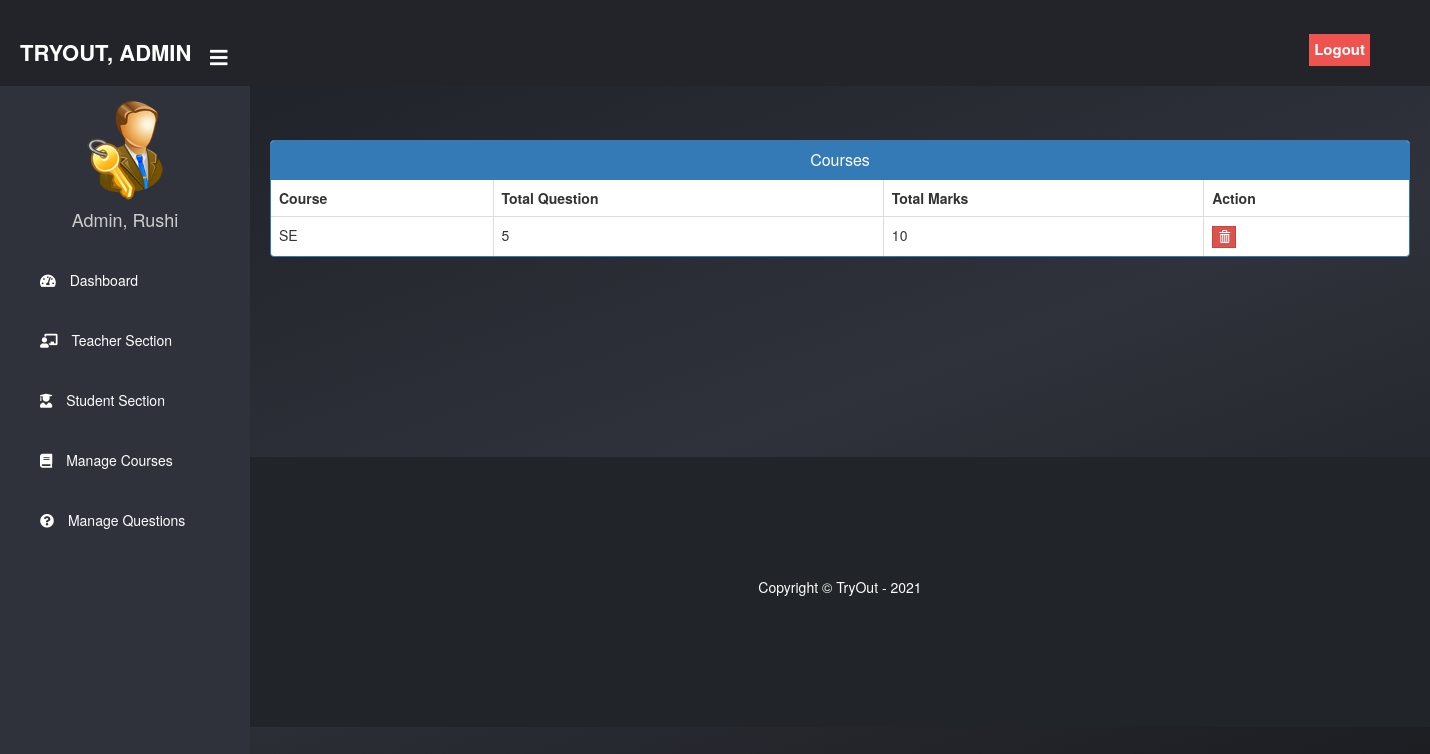
Page /admin-view-course (signed in) on the committed database.
### exam/models.py (models this page shows, shortened)
class Course(models.Model):
   course_name = models.CharField(max_length=50)
   question_number = models.PositiveIntegerField()
   total_marks = models.PositiveIntegerField()

### exam/views.py (the view)
# urls.py: path('admin-view-course', views.admin_view_course_view,name='admin-view-course'),
@login_required(login_url='adminlogin')
def admin_view_course_view(request):
    courses = models.Course.objects.all()
    return render(request,'exam/admin_view_course.html',{'courses':courses})

### templates/exam/admin_view_course.html (shortened to what this page needs)
{% extends 'exam/adminbase.html' %}
{% block content %}
{%load static%}
<head>
  <link href="//netdna.bootstrapcdn.com/bootstrap/3.0.0/css/bootstrap.min.css" rel="stylesheet" id="bootstrap-css">
</head>
<br><br>
<div class="container">
  <div class="panel panel-primary">
    <div class="panel-heading">
      <h6 class="panel-title">Courses</h6>
    </div>
    <table class="table table-hover table-bordered" id="dev-table">
      <thead>
        <tr>
          <th>Course</th>
          <th>Total Question</th>
          <th>Total Marks</th>
          <th>Action</th>
        </tr>
      </thead>
      {% for t in courses %}
      <tr>
        <td> {{t.course_name}}</td>
        <td>{{t.question_number}}</td>
        <td>{{t.total_marks}}</td>
        <td><a class="btn btn-danger btn-xs" style="border-radius: 0%;" href="{% url 'delete-course' t.id  %}"><span class="glyphicon glyphicon-trash"></span></a></td>
      </tr>
      {% endfor %}
    </table>
  </div>
</div>
<br><br><br><br><br><br>
{% endblock content %}

### templates/exam/adminbase.html (shortened to what this page needs)
<!DOCTYPE html>
{% load static %}
<html lang="en" dir="ltr">
	<head>
		<link
			rel="stylesheet"
			href="https://cdnjs.cloudflare.com/ajax/libs/font-awesome/5.12.1/css/all.min.css"
		/>
	</head>
	<body>
		<header>
			<label for="check">
				<i style="left: 210px; margin-top: 17px" class="fas fa-bars" id="sidebar_btn"></i>
			</label>
			<div class="left_area">
				<h3>TryOut, Admin</h3>
			</div>
			<div class="right_area">
				<a href="/logout" class="logout_btn" style="border-radius: 0px">Logout</a>
			</div>
		</header>
		<div class="sidebar">
			<center>
				<img src="{% static "image/admin.png" %}" class="profile_image" alt="">
				<h4>Admin, {{request.user.first_name}}</h4>
			</center>
			<a href="/admin-dashboard">
				<i class="fas fa-tachometer-alt"></i>
				<span>Dashboard</span>
			</a>
			<a href="/admin-teacher">
				<i class="fas fa-chalkboard-teacher"></i>
				<span>Teacher Section</span>
			</a>
			<a href="/admin-student">
				<i class="fas fa-user-graduate"></i>
				<span>Student Section</span>
			</a>
			<a href="/admin-course">
				<i class="fas fa-book"></i>
				<span>Manage Courses</span>
			</a>
			<a href="/admin-question">
				<i class="fas fa-question-circle"></i>
				<span>Manage Questions</span>
			</a>
		</div>
		<div class="content">
			<br />
			<br />
			<br />
			<br />
			<br />
			{% block content %} {% endblock content %}
			<br />
			<br />
			<br />
			{% include "exam/footer.html" %}
		</div>
	</body>
</html>

### templates/exam/adminbase.html (style rules this page uses)
a:link { text-decoration: none; }
body { margin: 0; padding: 0; font-family: 'Gill Sans', sans-serif; }
header { position: fixed; background: #22242a; padding: 20px; width: 100%; z-index: 1; }
.left_area h3 { color: #fff; margin: 0px; text-transform: uppercase; font-size: 22px; font-weight: 900; }
.logout_btn { padding: 5px; background: #ef5350; text-decoration: none; float: right; margin-top: -30px; margin-right: 40px; border-radius: 2px; font-size: 15px; font-weight: 600; color: #fff; transition: 0.5s; }
.sidebar { background: #2f323a; margin-top: 70px; padding-top: 30px; position: fixed; left: 0; width: 250px; height: 100%; transition: 0.5s; transition-property: left; }
.sidebar .profile_image { width: 100px; height: 100px; border-radius: 100px; margin-bottom: 10px; }
.sidebar h4 { color: #ccc; margin-top: 0; margin-bottom: 20px; }
.sidebar a { color: #fff; display: block; width: 100%; line-height: 60px; text-decoration: none; padding-left: 40px; box-sizing: border-box; transition: 0.5s; }
.sidebar i { padding-right: 10px; }
label #sidebar_btn { z-index: 1; color: #fff; position: fixed; cursor: pointer; left: 300px; font-size: 20px; margin: 5px 0; transition: 0.5s; transition-property: color; }
.content { margin-left: 250px; background: linear-gradient(160deg, #1e2127 0%, #2f323a 50%, #1a1c20 100%); background-position: center; background-size: cover; height: 100vh; transition: 0.5s; }

### templates/exam/admin_view_course.html (style rules this page uses)
a:link { text-decoration: none; }
h6 { text-align: center; }

### rows in the picture
Course: course_name "SE", question_number "5", total_marks "10"

### other values in the picture
{{ request.user.first_name }} "Rushi"
